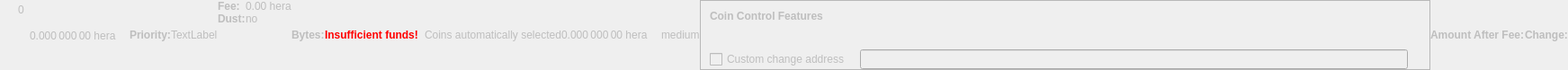
    <widget class="QWidget" name="dummyHideWidget" native="true">
     <property name="enabled">
      <bool>false</bool>
     </property>
     <property name="maximumSize">
      <size>
       <width>100</width>
       <height>22</height>
      </size>
     </property>
     <layout class="QHBoxLayout" name="dummyHideLayout">
      <property name="spacing">
       <number>0</number>
      </property>
      <property name="leftMargin">
       <number>0</number>
      </property>
      <property name="topMargin">
       <number>0</number>
      </property>
      <property name="rightMargin">
       <number>0</number>
      </property>
      <property name="bottomMargin">
       <number>0</number>
      </property>
      <item>
       <layout class="QFormLayout" name="formLayoutCoinControl1">
        <property name="horizontalSpacing">
         <number>10</number>
        </property>
        <property name="verticalSpacing">
         <number>14</number>
        </property>
        <property name="leftMargin">
         <number>10</number>
        </property>
        <property name="topMargin">
         <number>4</number>
        </property>
        <property name="rightMargin">
         <number>6</number>
        </property>
        <item row="0" column="1">
         <widget class="QLabel" name="labelCoinControlBytes">
          <property name="cursor">
           <cursorShape>IBeamCursor</cursorShape>
          </property>
          <property name="contextMenuPolicy">
           <enum>Qt::ActionsContextMenu</enum>
          </property>
          <property name="text">
           <string notr="true">0</string>
          </property>
          <property name="textInteractionFlags">
           <set>Qt::LinksAccessibleByMouse|Qt::TextSelectableByKeyboard|Qt::TextSelectableByMouse</set>
          </property>
         </widget>
        </item>
       </layout>
      </item>
      <item>
       <widget class="QLabel" name="labelCoinControlAfterFee">
        <property name="enabled">
         <bool>false</bool>
        </property>
        <property name="sizePolicy">
         <sizepolicy hsizetype="Fixed" vsizetype="Fixed">
          <horstretch>0</horstretch>
          <verstretch>0</verstretch>
         </sizepolicy>
        </property>
        <property name="minimumSize">
         <size>
          <width>111</width>
          <height>12</height>
         </size>
        </property>
        <property name="maximumSize">
         <size>
          <width>111</width>
          <height>12</height>
         </size>
        </property>
        <property name="cursor">
         <cursorShape>IBeamCursor</cursorShape>
        </property>
        <property name="contextMenuPolicy">
         <enum>Qt::ActionsContextMenu</enum>
        </property>
        <property name="text">
         <string notr="true">0.000 000 00 hera</string>
        </property>
        <property name="textInteractionFlags">
         <set>Qt::LinksAccessibleByMouse|Qt::TextSelectableByKeyboard|Qt::TextSelectableByMouse</set>
        </property>
       </widget>
      </item>
      <item>
       <widget class="QLabel" name="labelCoinControlPriorityText">
        <property name="enabled">
         <bool>false</bool>
        </property>
        <property name="font">
         <font>
          <weight>75</weight>
          <bold>true</bold>
         </font>
        </property>
        <property name="text">
         <string>Priority:</string>
        </property>
       </widget>
      </item>
      <item>
       <layout class="QHBoxLayout" name="horizontalLayout">
        <item>
         <widget class="QLabel" name="WarningLabel">
          <property name="text">
           <string>TextLabel</string>
          </property>
         </widget>
        </item>
       </layout>
      </item>
      <item>
       <layout class="QFormLayout" name="formLayoutCoinControl3">
        <property name="horizontalSpacing">
         <number>0</number>
        </property>
        <property name="verticalSpacing">
         <number>0</number>
        </property>
        <property name="leftMargin">
         <number>0</number>
        </property>
        <property name="topMargin">
         <number>0</number>
        </property>
        <property name="rightMargin">
         <number>0</number>
        </property>
        <item row="0" column="0">
         <widget class="QLabel" name="labelCoinControlFeeText">
          <property name="enabled">
           <bool>false</bool>
          </property>
          <property name="font">
           <font>
            <weight>75</weight>
            <bold>true</bold>
           </font>
          </property>
          <property name="text">
           <string>Fee:</string>
          </property>
          <property name="margin">
           <number>0</number>
          </property>
         </widget>
        </item>
        <item row="0" column="1">
         <widget class="QLabel" name="labelCoinControlFee">
          <property name="enabled">
           <bool>false</bool>
          </property>
          <property name="cursor">
           <cursorShape>IBeamCursor</cursorShape>
          </property>
          <property name="contextMenuPolicy">
           <enum>Qt::ActionsContextMenu</enum>
          </property>
          <property name="text">
           <string notr="true">0.00 hera</string>
          </property>
          <property name="textInteractionFlags">
           <set>Qt::LinksAccessibleByMouse|Qt::TextSelectableByKeyboard|Qt::TextSelectableByMouse</set>
          </property>
         </widget>
        </item>
        <item row="1" column="0">
         <widget class="QLabel" name="labelCoinControlLowOutputText">
          <property name="enabled">
           <bool>false</bool>
          </property>
          <property name="font">
           <font>
            <weight>75</weight>
            <bold>true</bold>
           </font>
          </property>
          <property name="text">
           <string>Dust:</string>
          </property>
         </widget>
        </item>
        <item row="1" column="1">
         <widget class="QLabel" name="labelCoinControlLowOutput">
          <property name="enabled">
           <bool>false</bool>
          </property>
          <property name="cursor">
           <cursorShape>IBeamCursor</cursorShape>
          </property>
          <property name="contextMenuPolicy">
           <enum>Qt::ActionsContextMenu</enum>
          </property>
          <property name="text">
           <string>no</string>
          </property>
          <property name="textInteractionFlags">
           <set>Qt::LinksAccessibleByMouse|Qt::TextSelectableByKeyboard|Qt::TextSelectableByMouse</set>
          </property>
         </widget>
        </item>
       </layout>
      </item>
      <item>
       <widget class="QLabel" name="labelCoinControlBytesText">
        <property name="enabled">
         <bool>false</bool>
        </property>
        <property name="font">
         <font>
          <weight>75</weight>
          <bold>true</bold>
         </font>
        </property>
        <property name="text">
         <string>Bytes:</string>
        </property>
       </widget>
      </item>
      <item>
       <layout class="QFormLayout" name="formLayoutCoinControl2">
        <property name="horizontalSpacing">
         <number>0</number>
        </property>
        <property name="verticalSpacing">
         <number>0</number>
        </property>
        <property name="leftMargin">
         <number>0</number>
        </property>
        <property name="topMargin">
         <number>0</number>
        </property>
        <property name="rightMargin">
         <number>0</number>
        </property>
       </layout>
      </item>
      <item>
       <layout class="QHBoxLayout" name="horizontalLayoutCoinControl2">
        <property name="spacing">
         <number>0</number>
        </property>
        <property name="bottomMargin">
         <number>0</number>
        </property>
       </layout>
      </item>
      <item>
       <widget class="QLabel" name="labelCoinControlInsuffFunds">
        <property name="enabled">
         <bool>false</bool>
        </property>
        <property name="minimumSize">
         <size>
          <width>0</width>
          <height>0</height>
         </size>
        </property>
        <property name="font">
         <font>
          <weight>75</weight>
          <bold>true</bold>
         </font>
        </property>
        <property name="styleSheet">
         <string notr="true">color:red;font-weight:bold;</string>
        </property>
        <property name="text">
         <string>Insufficient funds!</string>
        </property>
        <property name="margin">
         <number>5</number>
        </property>
       </widget>
      </item>
      <item>
       <layout class="QFormLayout" name="formLayoutCoinControl4">
        <property name="horizontalSpacing">
         <number>0</number>
        </property>
        <property name="verticalSpacing">
         <number>0</number>
        </property>
        <property name="leftMargin">
         <number>0</number>
        </property>
        <property name="topMargin">
         <number>0</number>
        </property>
        <property name="rightMargin">
         <number>0</number>
        </property>
       </layout>
      </item>
      <item>
       <widget class="QLabel" name="labelCoinControlChangeLabel">
        <property name="enabled">
         <bool>false</bool>
        </property>
        <property name="sizePolicy">
         <sizepolicy hsizetype="Preferred" vsizetype="Expanding">
          <horstretch>0</horstretch>
          <verstretch>0</verstretch>
         </sizepolicy>
        </property>
        <property name="minimumSize">
         <size>
          <width>0</width>
          <height>0</height>
         </size>
        </property>
        <property name="text">
         <string/>
        </property>
        <property name="margin">
         <number>3</number>
        </property>
       </widget>
      </item>
      <item>
       <widget class="QLabel" name="labelCoinControlAutomaticallySelected">
        <property name="enabled">
         <bool>false</bool>
        </property>
        <property name="sizePolicy">
         <sizepolicy hsizetype="Fixed" vsizetype="Fixed">
          <horstretch>0</horstretch>
          <verstretch>0</verstretch>
         </sizepolicy>
        </property>
        <property name="minimumSize">
         <size>
          <width>0</width>
          <height>0</height>
         </size>
        </property>
        <property name="maximumSize">
         <size>
          <width>240</width>
          <height>16777215</height>
         </size>
        </property>
        <property name="text">
         <string>Coins automatically selected</string>
        </property>
        <property name="margin">
         <number>5</number>
        </property>
       </widget>
      </item>
      <item>
       <widget class="QLabel" name="labelCoinControlChange">
        <property name="enabled">
         <bool>false</bool>
        </property>
        <property name="sizePolicy">
         <sizepolicy hsizetype="Fixed" vsizetype="Fixed">
          <horstretch>0</horstretch>
          <verstretch>0</verstretch>
         </sizepolicy>
        </property>
        <property name="minimumSize">
         <size>
          <width>111</width>
          <height>0</height>
         </size>
        </property>
        <property name="maximumSize">
         <size>
          <width>111</width>
          <height>16777215</height>
         </size>
        </property>
        <property name="cursor">
         <cursorShape>IBeamCursor</cursorShape>
        </property>
        <property name="contextMenuPolicy">
         <enum>Qt::ActionsContextMenu</enum>
        </property>
        <property name="text">
         <string notr="true">0.000 000 00 hera</string>
        </property>
        <property name="textInteractionFlags">
         <set>Qt::LinksAccessibleByMouse|Qt::TextSelectableByKeyboard|Qt::TextSelectableByMouse</set>
        </property>
       </widget>
      </item>
      <item>
       <widget class="QLabel" name="labelCoinControlPriority">
        <property name="enabled">
         <bool>false</bool>
        </property>
        <property name="cursor">
         <cursorShape>IBeamCursor</cursorShape>
        </property>
        <property name="contextMenuPolicy">
         <enum>Qt::ActionsContextMenu</enum>
        </property>
        <property name="text">
         <string>medium</string>
        </property>
        <property name="textInteractionFlags">
         <set>Qt::LinksAccessibleByMouse|Qt::TextSelectableByKeyboard|Qt::TextSelectableByMouse</set>
        </property>
       </widget>
      </item>
      <item>
       <widget class="QFrame" name="frameCoinControl">
        <property name="sizePolicy">
         <sizepolicy hsizetype="Expanding" vsizetype="Expanding">
          <horstretch>0</horstretch>
          <verstretch>0</verstretch>
         </sizepolicy>
        </property>
        <property name="maximumSize">
         <size>
          <width>16777215</width>
          <height>16777215</height>
         </size>
        </property>
        <property name="frameShape">
         <enum>QFrame::StyledPanel</enum>
        </property>
        <property name="frameShadow">
         <enum>QFrame::Sunken</enum>
        </property>
        <layout class="QVBoxLayout" name="verticalLayoutCoinControl2_2">
         <property name="spacing">
          <number>0</number>
         </property>
         <property name="leftMargin">
          <number>0</number>
         </property>
         <property name="topMargin">
          <number>0</number>
         </property>
         <property name="rightMargin">
          <number>0</number>
         </property>
         <property name="bottomMargin">
          <number>0</number>
         </property>
         <item>
          <layout class="QVBoxLayout" name="verticalLayoutCoinControl" stretch="0,0,0,1">
           <property name="spacing">
            <number>0</number>
           </property>
           <property name="leftMargin">
            <number>10</number>
           </property>
           <property name="topMargin">
            <number>10</number>
           </property>
           <item>
            <layout class="QHBoxLayout" name="horizontalLayoutCoinControl1">
             <property name="bottomMargin">
              <number>15</number>
             </property>
             <item>
              <widget class="QLabel" name="labelCoinControlFeatures">
               <property name="enabled">
                <bool>false</bool>
               </property>
               <property name="sizePolicy">
                <sizepolicy hsizetype="Preferred" vsizetype="Maximum">
                 <horstretch>0</horstretch>
                 <verstretch>0</verstretch>
                </sizepolicy>
               </property>
               <property name="font">
                <font>
                 <weight>75</weight>
                 <bold>true</bold>
                </font>
               </property>
               <property name="styleSheet">
                <string notr="true">font-weight:bold;</string>
               </property>
               <property name="text">
                <string>Coin Control Features</string>
               </property>
              </widget>
             </item>
            </layout>
           </item>
           <item>
            <widget class="QWidget" name="widgetCoinControl" native="true">
             <property name="sizePolicy">
              <sizepolicy hsizetype="Preferred" vsizetype="Preferred">
               <horstretch>0</horstretch>
               <verstretch>0</verstretch>
              </sizepolicy>
             </property>
             <property name="minimumSize">
              <size>
               <width>0</width>
               <height>0</height>
              </size>
             </property>
             <property name="styleSheet">
              <string notr="true"/>
             </property>
             <layout class="QHBoxLayout" name="horizontalLayoutCoinControl5_2">
              <property name="leftMargin">
               <number>0</number>
              </property>
              <property name="topMargin">
               <number>0</number>
              </property>
              <property name="rightMargin">
               <number>0</number>
              </property>
              <property name="bottomMargin">
               <number>0</number>
              </property>
              <item>
               <layout class="QHBoxLayout" name="horizontalLayoutCoinControl3">
                <property name="spacing">
                 <number>20</number>
                </property>
                <property name="topMargin">
                 <number>0</number>
                </property>
                <property name="bottomMargin">
                 <number>10</number>
                </property>
               </layout>
              </item>
             </layout>
            </widget>
           </item>
           <item>
            <layout class="QHBoxLayout" name="horizontalLayoutCoinControl4" stretch="0,0,0">
             <property name="spacing">
              <number>12</number>
             </property>
             <property name="sizeConstraint">
              <enum>QLayout::SetDefaultConstraint</enum>
             </property>
             <property name="topMargin">
              <number>5</number>
             </property>
             <property name="rightMargin">
              <number>5</number>
             </property>
             <item>
              <widget class="QCheckBox" name="checkBoxCoinControlChange">
               <property name="enabled">
                <bool>false</bool>
               </property>
               <property name="toolTip">
                <string>If this is activated, but the change address is empty or invalid, change will be sent to a newly generated address.</string>
               </property>
               <property name="text">
                <string>Custom change address</string>
               </property>
              </widget>
             </item>
             <item>
              <widget class="QValidatedLineEdit" name="lineEditCoinControlChange">
               <property name="enabled">
                <bool>false</bool>
               </property>
               <property name="sizePolicy">
                <sizepolicy hsizetype="Expanding" vsizetype="Fixed">
                 <horstretch>0</horstretch>
                 <verstretch>0</verstretch>
                </sizepolicy>
               </property>
              </widget>
             </item>
             <item>
              <widget class="QLabel" name="labelCoinControlChangeLabel_2">
               <property name="sizePolicy">
                <sizepolicy hsizetype="Preferred" vsizetype="Expanding">
                 <horstretch>0</horstretch>
                 <verstretch>0</verstretch>
                </sizepolicy>
               </property>
               <property name="minimumSize">
                <size>
                 <width>0</width>
                 <height>0</height>
                </size>
               </property>
               <property name="text">
                <string/>
               </property>
               <property name="margin">
                <number>3</number>
               </property>
              </widget>
             </item>
            </layout>
           </item>
           <item>
            <spacer name="verticalSpacerCoinControl">
             <property name="orientation">
              <enum>Qt::Vertical</enum>
             </property>
             <property name="sizeHint" stdset="0">
              <size>
               <width>800</width>
               <height>1</height>
              </size>
             </property>
            </spacer>
           </item>
          </layout>
         </item>
        </layout>
       </widget>
      </item>
      <item>
       <widget class="QLabel" name="labelCoinControlAfterFeeText">
        <property name="enabled">
         <bool>false</bool>
        </property>
        <property name="minimumSize">
         <size>
          <width>0</width>
          <height>0</height>
         </size>
        </property>
        <property name="maximumSize">
         <size>
          <width>16777215</width>
          <height>16777215</height>
         </size>
        </property>
        <property name="font">
         <font>
          <weight>75</weight>
          <bold>true</bold>
         </font>
        </property>
        <property name="text">
         <string>Amount After Fee:</string>
        </property>
        <property name="alignment">
         <set>Qt::AlignLeading|Qt::AlignLeft|Qt::AlignVCenter</set>
        </property>
        <property name="margin">
         <number>0</number>
        </property>
       </widget>
      </item>
      <item>
       <widget class="QLabel" name="labelCoinControlChangeText">
        <property name="enabled">
         <bool>false</bool>
        </property>
        <property name="sizePolicy">
         <sizepolicy hsizetype="Preferred" vsizetype="Preferred">
          <horstretch>0</horstretch>
          <verstretch>0</verstretch>
         </sizepolicy>
        </property>
        <property name="minimumSize">
         <size>
          <width>0</width>
          <height>0</height>
         </size>
        </property>
        <property name="maximumSize">
         <size>
          <width>16777215</width>
          <height>16777215</height>
         </size>
        </property>
        <property name="font">
         <font>
          <weight>75</weight>
          <bold>true</bold>
         </font>
        </property>
        <property name="text">
         <string>Change:</string>
        </property>
        <property name="alignment">
         <set>Qt::AlignLeading|Qt::AlignLeft|Qt::AlignVCenter</set>
        </property>
       </widget>
      </item>
     </layout>
    </widget>
